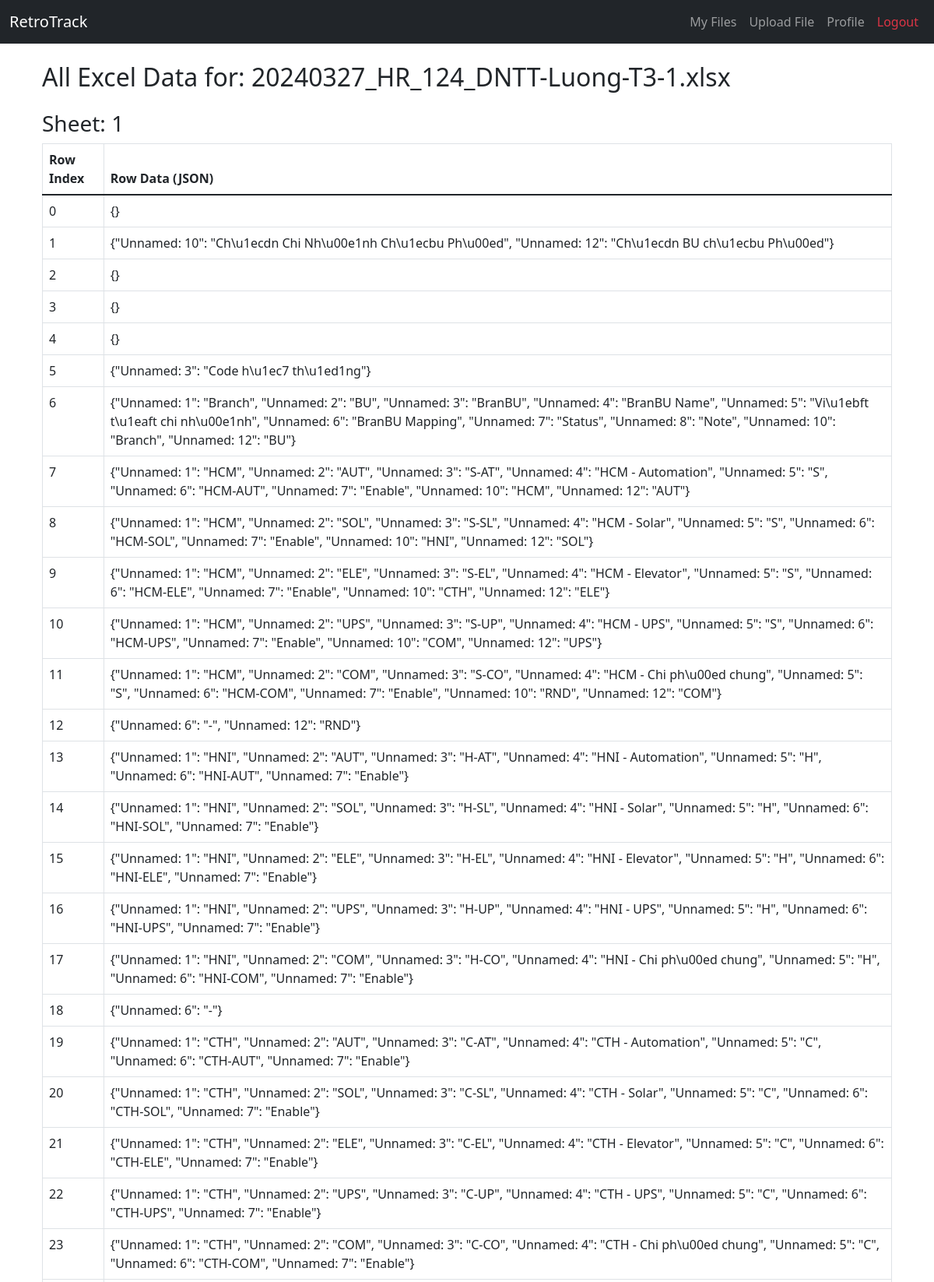
Screenshot of /view-all-excel-data/5 (signed in, upper part) with the database file from the repository.
### app.py (models this page shows, shortened)
class File(db.Model):
    id = db.Column(db.Integer, primary_key=True)
    filename = db.Column(db.String(255), nullable=False)
    upload_date = db.Column(db.DateTime, nullable=False, default=datetime.utcnow)
    size = db.Column(db.Float, nullable=False)  # File size in KB
    user_id = db.Column(db.Integer, db.ForeignKey('user.id'), nullable=False)
    parsed_data = db.Column(db.Text, nullable=True)  # JSON or string representation of parsed data

class ExcelRow(db.Model):
    id = db.Column(db.Integer, primary_key=True)
    file_id = db.Column(db.Integer, db.ForeignKey('file.id'), nullable=False)
    sheet_name = db.Column(db.String(255), nullable=False)     # Name of the Excel sheet
    row_index = db.Column(db.Integer, nullable=False)          # The row index in that sheet
    row_data = db.Column(db.Text, nullable=False)              # JSON string of the row's data

### app.py (the view)
@app.route('/view-all-excel-data/<int:file_id>')
def view_all_excel_data(file_id):
    if 'user_id' not in session:
        flash('You need to log in.', 'danger')
        return redirect(url_for('login'))
    file = File.query.get_or_404(file_id)
    if file.user_id != session['user_id']:
        flash('Unauthorized access.', 'danger')
        return redirect(url_for('view_files'))
    from collections import defaultdict
    excel_rows = ExcelRow.query.filter_by(file_id=file_id).order_by(ExcelRow.sheet_name, ExcelRow.row_index).all()
    grouped_sheets = defaultdict(list)
    for row in excel_rows:
        grouped_sheets[row.sheet_name].append(row)
    return render_template('view_all_excel.html', file=file, grouped_sheets=grouped_sheets)

### app.py (called while the page is built)
@app.context_processor
def inject_datetime():
    return {'now': datetime.utcnow()}

### templates/view_all_excel.html
{% extends "base.html" %}
{% block content %}
<div class="container mt-4">
    <h2>All Excel Data for: {{ file.filename }}</h2>
    {% if grouped_sheets %}
        {% for sheet_name, rows in grouped_sheets.items() %}
            <h3 class="mt-4">Sheet: {{ sheet_name }}</h3>
            <table class="table table-bordered">
                <thead>
                    <tr>
                        <th>Row Index</th>
                        <th>Row Data (JSON)</th>
                    </tr>
                </thead>
                <tbody>
                    {% for row in rows %}
                    <tr>
                        <td>{{ row.row_index }}</td>
                        <td>{{ row.row_data }}</td>
                    </tr>
                    {% endfor %}
                </tbody>
            </table>
        {% endfor %}
    {% else %}
        <p>No Excel data found for this file.</p>
    {% endif %}
</div>
{% endblock %}

### rows the page displays
File: filename "20240327_HR_124_DNTT-Luong-T3-1.xlsx"
ExcelRow: row_index "0", row_data "{}"
ExcelRow: row_index "1", row_data "{\"Unnamed: 10\": \"Ch\\u1ecdn Chi Nh\\u00e1nh Ch\\u1ecbu Ph\\u00ed\", \"Unnamed: 12\": \"Ch\\u1ecdn BU ch\\u1ecbu Ph\\u00ed\"}"
ExcelRow: row_index "2", row_data "{}"
ExcelRow: row_index "3", row_data "{}"
ExcelRow: row_index "4", row_data "{}"
ExcelRow: row_index "5", row_data "{\"Unnamed: 3\": \"Code h\\u1ec7 th\\u1ed1ng\"}"
ExcelRow: row_index "6", row_data "{\"Unnamed: 1\": \"Branch\", \"Unnamed: 2\": \"BU\", \"Unnamed: 3\": \"BranBU\", \"Unnamed: 4\": \"BranBU Name\", \"Unnamed: 5\": \"Vi\\u1ebft t\\u1eaft chi nh\\u00e1nh\", \"Unnamed: 6\": \"BranBU Mapping\", \"Unnamed: 7\": \"Status\", \"Unnamed: 8\": \"Note\", \"Unnamed: 10\": \"Branch\", \"Unnamed: 12\": \"BU\"}"
ExcelRow: row_index "7", row_data "{\"Unnamed: 1\": \"HCM\", \"Unnamed: 2\": \"AUT\", \"Unnamed: 3\": \"S-AT\", \"Unnamed: 4\": \"HCM - Automation\", \"Unnamed: 5\": \"S\", \"Unnamed: 6\": \"HCM-AUT\", \"Unnamed: 7\": \"Enable\", \"Unnamed: 10\": \"HCM\", \"Unnamed: 12\": \"AUT\"}"
ExcelRow: row_index "8", row_data "{\"Unnamed: 1\": \"HCM\", \"Unnamed: 2\": \"SOL\", \"Unnamed: 3\": \"S-SL\", \"Unnamed: 4\": \"HCM - Solar\", \"Unnamed: 5\": \"S\", \"Unnamed: 6\": \"HCM-SOL\", \"Unnamed: 7\": \"Enable\", \"Unnamed: 10\": \"HNI\", \"Unnamed: 12\": \"SOL\"}"
ExcelRow: row_index "9", row_data "{\"Unnamed: 1\": \"HCM\", \"Unnamed: 2\": \"ELE\", \"Unnamed: 3\": \"S-EL\", \"Unnamed: 4\": \"HCM - Elevator\", \"Unnamed: 5\": \"S\", \"Unnamed: 6\": \"HCM-ELE\", \"Unnamed: 7\": \"Enable\", \"Unnamed: 10\": \"CTH\", \"Unnamed: 12\": \"ELE\"}"
ExcelRow: row_index "10", row_data "{\"Unnamed: 1\": \"HCM\", \"Unnamed: 2\": \"UPS\", \"Unnamed: 3\": \"S-UP\", \"Unnamed: 4\": \"HCM - UPS\", \"Unnamed: 5\": \"S\", \"Unnamed: 6\": \"HCM-UPS\", \"Unnamed: 7\": \"Enable\", \"Unnamed: 10\": \"COM\", \"Unnamed: 12\": \"UPS\"}"
ExcelRow: row_index "11", row_data "{\"Unnamed: 1\": \"HCM\", \"Unnamed: 2\": \"COM\", \"Unnamed: 3\": \"S-CO\", \"Unnamed: 4\": \"HCM - Chi ph\\u00ed chung\", \"Unnamed: 5\": \"S\", \"Unnamed: 6\": \"HCM-COM\", \"Unnamed: 7\": \"Enable\", \"Unnamed: 10\": \"RND\", \"Unnamed: 12\": \"COM\"}"
ExcelRow: row_index "12", row_data "{\"Unnamed: 6\": \"-\", \"Unnamed: 12\": \"RND\"}"
ExcelRow: row_index "13", row_data "{\"Unnamed: 1\": \"HNI\", \"Unnamed: 2\": \"AUT\", \"Unnamed: 3\": \"H-AT\", \"Unnamed: 4\": \"HNI - Automation\", \"Unnamed: 5\": \"H\", \"Unnamed: 6\": \"HNI-AUT\", \"Unnamed: 7\": \"Enable\"}"
ExcelRow: row_index "14", row_data "{\"Unnamed: 1\": \"HNI\", \"Unnamed: 2\": \"SOL\", \"Unnamed: 3\": \"H-SL\", \"Unnamed: 4\": \"HNI - Solar\", \"Unnamed: 5\": \"H\", \"Unnamed: 6\": \"HNI-SOL\", \"Unnamed: 7\": \"Enable\"}"
ExcelRow: row_index "15", row_data "{\"Unnamed: 1\": \"HNI\", \"Unnamed: 2\": \"ELE\", \"Unnamed: 3\": \"H-EL\", \"Unnamed: 4\": \"HNI - Elevator\", \"Unnamed: 5\": \"H\", \"Unnamed: 6\": \"HNI-ELE\", \"Unnamed: 7\": \"Enable\"}"
ExcelRow: row_index "16", row_data "{\"Unnamed: 1\": \"HNI\", \"Unnamed: 2\": \"UPS\", \"Unnamed: 3\": \"H-UP\", \"Unnamed: 4\": \"HNI - UPS\", \"Unnamed: 5\": \"H\", \"Unnamed: 6\": \"HNI-UPS\", \"Unnamed: 7\": \"Enable\"}"
ExcelRow: row_index "17", row_data "{\"Unnamed: 1\": \"HNI\", \"Unnamed: 2\": \"COM\", \"Unnamed: 3\": \"H-CO\", \"Unnamed: 4\": \"HNI - Chi ph\\u00ed chung\", \"Unnamed: 5\": \"H\", \"Unnamed: 6\": \"HNI-COM\", \"Unnamed: 7\": \"Enable\"}"
ExcelRow: row_index "18", row_data "{\"Unnamed: 6\": \"-\"}"
ExcelRow: row_index "19", row_data "{\"Unnamed: 1\": \"CTH\", \"Unnamed: 2\": \"AUT\", \"Unnamed: 3\": \"C-AT\", \"Unnamed: 4\": \"CTH - Automation\", \"Unnamed: 5\": \"C\", \"Unnamed: 6\": \"CTH-AUT\", \"Unnamed: 7\": \"Enable\"}"
ExcelRow: row_index "20", row_data "{\"Unnamed: 1\": \"CTH\", \"Unnamed: 2\": \"SOL\", \"Unnamed: 3\": \"C-SL\", \"Unnamed: 4\": \"CTH - Solar\", \"Unnamed: 5\": \"C\", \"Unnamed: 6\": \"CTH-SOL\", \"Unnamed: 7\": \"Enable\"}"
ExcelRow: row_index "21", row_data "{\"Unnamed: 1\": \"CTH\", \"Unnamed: 2\": \"ELE\", \"Unnamed: 3\": \"C-EL\", \"Unnamed: 4\": \"CTH - Elevator\", \"Unnamed: 5\": \"C\", \"Unnamed: 6\": \"CTH-ELE\", \"Unnamed: 7\": \"Enable\"}"
ExcelRow: row_index "22", row_data "{\"Unnamed: 1\": \"CTH\", \"Unnamed: 2\": \"UPS\", \"Unnamed: 3\": \"C-UP\", \"Unnamed: 4\": \"CTH - UPS\", \"Unnamed: 5\": \"C\", \"Unnamed: 6\": \"CTH-UPS\", \"Unnamed: 7\": \"Enable\"}"
ExcelRow: row_index "23", row_data "{\"Unnamed: 1\": \"CTH\", \"Unnamed: 2\": \"COM\", \"Unnamed: 3\": \"C-CO\", \"Unnamed: 4\": \"CTH - Chi ph\\u00ed chung\", \"Unnamed: 5\": \"C\", \"Unnamed: 6\": \"CTH-COM\", \"Unnamed: 7\": \"Enable\"}"

### other values shown
{{ sheet_name }} "1"
